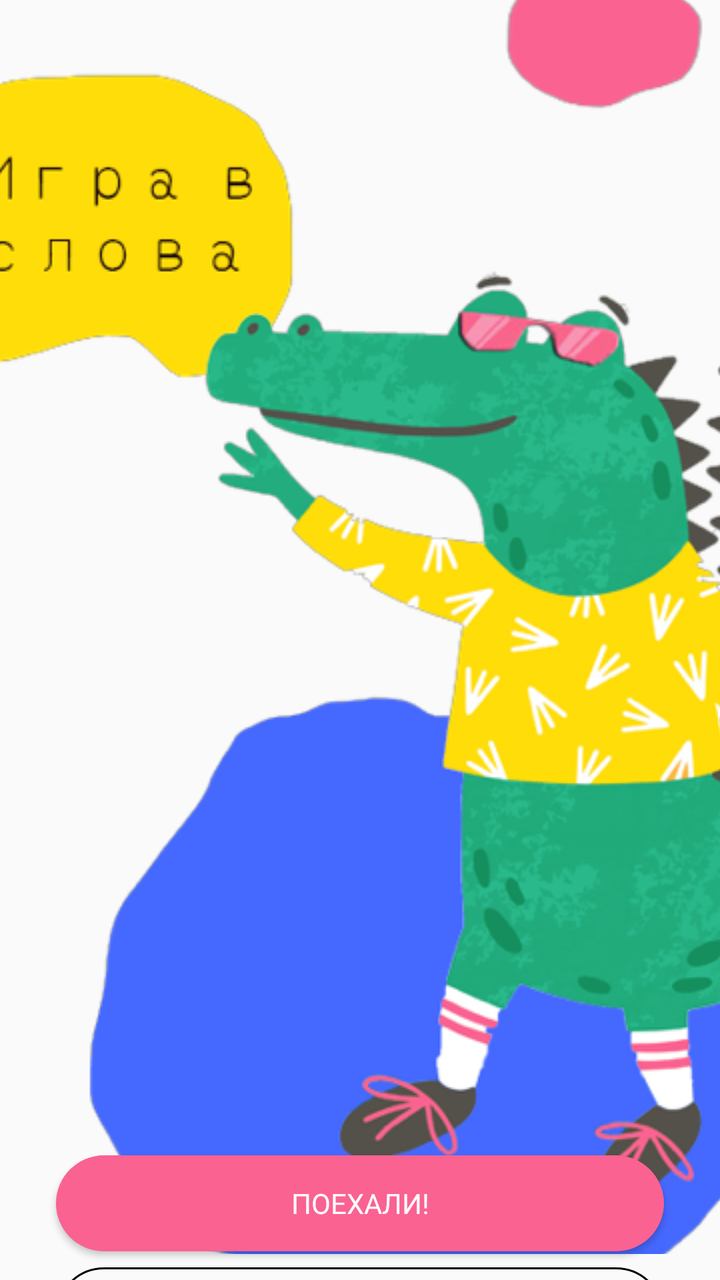
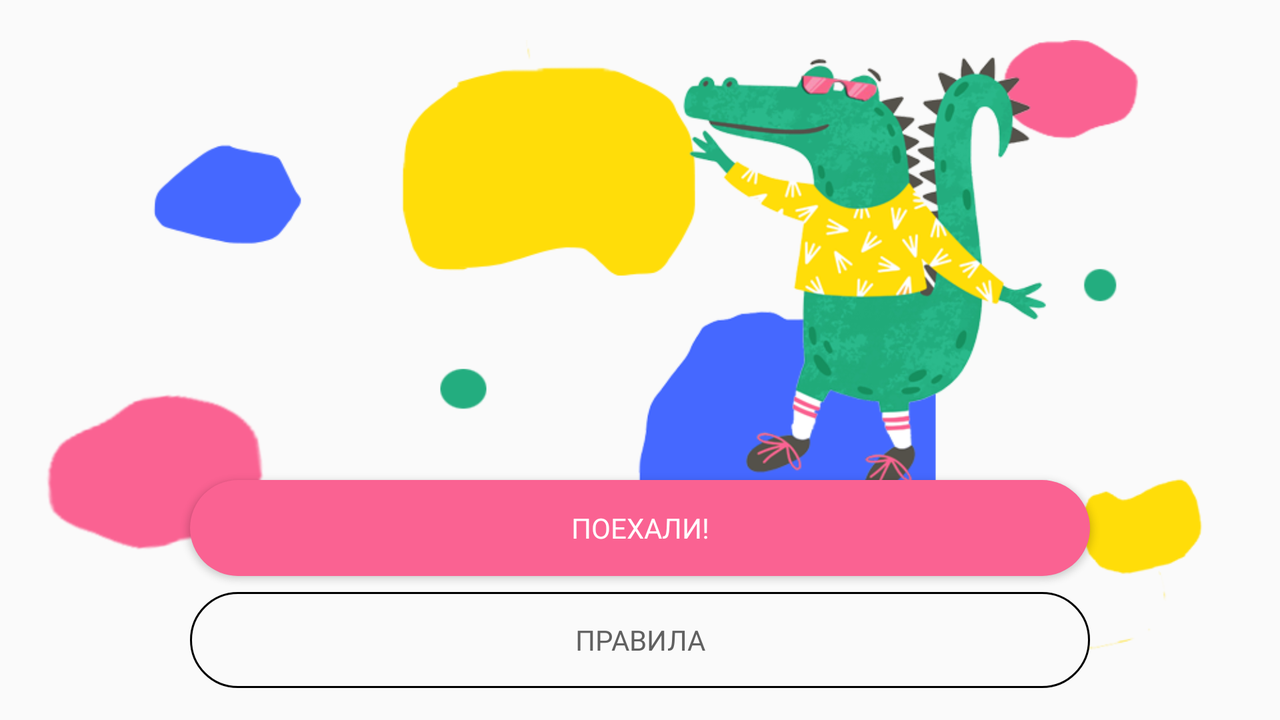

Two renders of one Android screen. The first uses the default layout on a phone; the second uses the alternative layout the repository ships for a different screen configuration, on a matching device. The two XML files are below.
<!-- AndroidManifest.xml: application theme AppTheme -->
<!-- res/layout/title_fragment.xml -->
<?xml version="1.0" encoding="utf-8"?>
<layout xmlns:android="http://schemas.android.com/apk/res/android"
    xmlns:app="http://schemas.android.com/apk/res-auto"
    xmlns:tools="http://schemas.android.com/tools">

    <androidx.constraintlayout.widget.ConstraintLayout
        android:id="@+id/title_layout"
        android:layout_width="match_parent"
        android:layout_height="match_parent"
        tools:context=".screens.title.TitleFragment">

        <ImageView
            android:id="@+id/imageView"
            android:layout_width="454dp"
            android:layout_height="627dp"
            android:scaleType="center"
            app:layout_constraintBottom_toBottomOf="parent"
            app:layout_constraintEnd_toEndOf="parent"
            app:layout_constraintHorizontal_bias="0.511"
            app:layout_constraintStart_toStartOf="parent"
            app:layout_constraintTop_toTopOf="parent"
            app:layout_constraintVertical_bias="0.0"
            app:srcCompat="@drawable/charades_title_port" />

        <Button
            android:id="@+id/play_rule_button"
            android:layout_width="0dp"
            android:layout_height="wrap_content"
            android:layout_marginStart="28dp"
            android:layout_marginEnd="28dp"
            android:layout_marginBottom="16dp"
            android:background="@drawable/rounded_button_minor"
            android:theme="@style/SkipButton"
            android:radius="50dp"
            android:text="@string/rule"
            app:layout_constraintBottom_toBottomOf="parent"
            app:layout_constraintEnd_toEndOf="parent"
            app:layout_constraintHorizontal_bias="0.5"
            app:layout_constraintStart_toStartOf="parent"
            app:layout_constraintTop_toBottomOf="@+id/play_game_button"
            app:layout_constraintVertical_bias="0.661" />

        <Button
            android:id="@+id/play_game_button"
            android:layout_width="0dp"
            android:layout_height="wrap_content"
            android:layout_marginStart="28dp"
            android:layout_marginTop="8dp"
            android:layout_marginEnd="28dp"
            android:layout_marginBottom="8dp"
            android:background="@drawable/rounded_button"
            android:fontFamily="@font/yomogi"
            android:text="@string/play_button"
            android:theme="@style/GoButton"
            app:layout_constraintBottom_toTopOf="@+id/play_rule_button"
            app:layout_constraintEnd_toEndOf="parent"
            app:layout_constraintHorizontal_bias="0.5"
            app:layout_constraintStart_toStartOf="parent"
            app:layout_constraintTop_toBottomOf="@+id/imageView" />

    </androidx.constraintlayout.widget.ConstraintLayout>
</layout>
<!-- resources referenced by this layout -->
<resources>
  <!-- drawable charades_title_port: png bitmap (drawable, 149904 bytes) -->
  <!-- drawable rounded_button (drawable) -->
  <?xml version="1.0" encoding="utf-8"?>
  <shape xmlns:android="http://schemas.android.com/apk/res/android">
      <corners  android:radius="50dp"/>
      <solid android:color="@color/ok_color"></solid>
  </shape>
  <!-- drawable rounded_button_minor (drawable) -->
  <?xml version="1.0" encoding="utf-8"?>
  <shape  xmlns:android="http://schemas.android.com/apk/res/android">
      <corners  android:radius="50dp"/>
      <stroke android:width="1dp"  android:color="@color/black" />
  </shape>
  <string name="play_button">Поехали!</string>
  <string name="rule">Правила</string>
  <style name="GoButton" parent="Widget.AppCompat.Button.Colored">
          <item name="colorButtonNormal">@color/ok_color</item>
          <item name="android:fontFamily">@font/yomogi</item>
          <item name="colorControlHighlight">@color/selected_green_color</item>
          <item name="android:textColor">@color/white_text_color</item>
          <item name="colorAccent">@color/selected_green_color</item>
      </style>
  <style name="SkipButton" parent="Widget.AppCompat.Button.Colored">
          <item name="android:buttonStyle">@style/Widget.AppCompat.Button.Borderless.Colored</item>
          <item name="android:textColor">@color/grey_button_color</item>
          <item name="android:fontFamily">@font/yomogi</item>
          <item name="colorControlHighlight">@color/skip_red_color</item>
      </style>
  <style name="AppTheme" parent="Theme.AppCompat.Light.NoActionBar">
          
          <item name="colorPrimary">@color/colorPrimary</item>
          <item name="colorPrimaryDark">@color/colorPrimaryDark</item>
          <item name="colorAccent">@color/colorAccent</item>
      </style>
  <color name="ok_color">#FA6292</color>
  <color name="black">#FF000000</color>
  <color name="selected_green_color">#B30E4B</color>
  <color name="white_text_color">#ffffff</color>
  <color name="grey_button_color">#606060</color>
  <color name="skip_red_color">#f44336</color>
  <color name="colorPrimary">#00BCD4</color>
  <color name="colorPrimaryDark">#2196F3</color>
  <color name="colorAccent">#D81B60</color>
</resources>
<!-- res/layout-land/title_fragment.xml (the repository's variant of the layout above) -->
<!-- drawn on the phone turned sideways -->
<?xml version="1.0" encoding="utf-8"?>
<layout xmlns:android="http://schemas.android.com/apk/res/android"
    xmlns:app="http://schemas.android.com/apk/res-auto"
    xmlns:tools="http://schemas.android.com/tools">

    <androidx.constraintlayout.widget.ConstraintLayout
        android:id="@+id/title_layout"
        android:layout_width="match_parent"
        android:layout_height="match_parent"
        tools:context=".screens.title.TitleFragment">

        <ImageView
            android:id="@+id/imageView"
            android:layout_width="0dp"
            android:layout_height="0dp"
            android:scaleType="centerInside"
            app:layout_constraintBottom_toBottomOf="parent"
            app:layout_constraintEnd_toEndOf="parent"
            app:layout_constraintHorizontal_bias="0.511"
            app:layout_constraintStart_toStartOf="parent"
            app:layout_constraintTop_toTopOf="parent"
            app:layout_constraintVertical_bias="0.0"
            app:srcCompat="@drawable/charades_land" />

        <Button
            android:id="@+id/play_rule_button"
            android:layout_width="450dp"
            android:layout_height="wrap_content"
            android:layout_marginBottom="16dp"
            android:background="@drawable/rounded_button_minor"
            android:radius="50dp"
            android:text="@string/rule"
            android:theme="@style/SkipButton"
            app:layout_constraintBottom_toBottomOf="parent"
            app:layout_constraintEnd_toEndOf="parent"
            app:layout_constraintStart_toStartOf="parent"
            app:layout_constraintTop_toBottomOf="@+id/play_game_button"
            app:layout_constraintVertical_bias="0.661" />

        <Button
            android:id="@+id/play_game_button"
            android:layout_width="450dp"
            android:layout_height="wrap_content"
            android:layout_marginBottom="8dp"
            android:background="@drawable/rounded_button"
            android:fontFamily="@font/yomogi"
            android:text="@string/play_button"
            android:theme="@style/GoButton"
            app:layout_constraintBottom_toTopOf="@+id/play_rule_button"
            app:layout_constraintEnd_toEndOf="parent"
            app:layout_constraintStart_toStartOf="parent"
            app:layout_constraintTop_toTopOf="@+id/imageView"
            app:layout_constraintVertical_bias="1.0"
            app:layout_constraintVertical_chainStyle="packed" />

    </androidx.constraintlayout.widget.ConstraintLayout>
</layout>
<!-- resources referenced by the variant -->
<!-- as the phone turned sideways resolves them -->
<resources>
  <!-- drawable charades_land: png bitmap (drawable, 112542 bytes) -->
  <!-- drawable rounded_button (drawable) -->
  <?xml version="1.0" encoding="utf-8"?>
  <shape xmlns:android="http://schemas.android.com/apk/res/android">
      <corners  android:radius="50dp"/>
      <solid android:color="@color/ok_color"></solid>
  </shape>
  <!-- drawable rounded_button_minor (drawable) -->
  <?xml version="1.0" encoding="utf-8"?>
  <shape  xmlns:android="http://schemas.android.com/apk/res/android">
      <corners  android:radius="50dp"/>
      <stroke android:width="1dp"  android:color="@color/black" />
  </shape>
  <string name="play_button">Поехали!</string>
  <string name="rule">Правила</string>
  <style name="GoButton" parent="Widget.AppCompat.Button.Colored">
          <item name="colorButtonNormal">@color/ok_color</item>
          <item name="android:fontFamily">@font/yomogi</item>
          <item name="colorControlHighlight">@color/selected_green_color</item>
          <item name="android:textColor">@color/white_text_color</item>
          <item name="colorAccent">@color/selected_green_color</item>
      </style>
  <style name="SkipButton" parent="Widget.AppCompat.Button.Colored">
          <item name="android:buttonStyle">@style/Widget.AppCompat.Button.Borderless.Colored</item>
          <item name="android:textColor">@color/grey_button_color</item>
          <item name="android:fontFamily">@font/yomogi</item>
          <item name="colorControlHighlight">@color/skip_red_color</item>
      </style>
  <style name="AppTheme" parent="Theme.AppCompat.Light.NoActionBar">
          
          <item name="colorPrimary">@color/colorPrimary</item>
          <item name="colorPrimaryDark">@color/colorPrimaryDark</item>
          <item name="colorAccent">@color/colorAccent</item>
      </style>
  <color name="ok_color">#FA6292</color>
  <color name="black">#FF000000</color>
  <color name="selected_green_color">#B30E4B</color>
  <color name="white_text_color">#ffffff</color>
  <color name="grey_button_color">#606060</color>
  <color name="skip_red_color">#f44336</color>
  <color name="colorPrimary">#00BCD4</color>
  <color name="colorPrimaryDark">#2196F3</color>
  <color name="colorAccent">#D81B60</color>
</resources>
